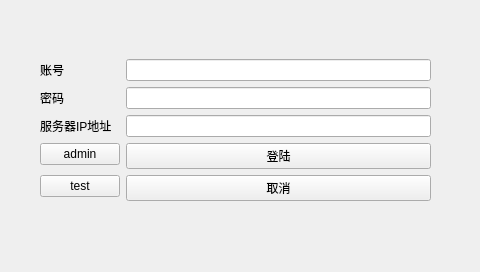
<?xml version="1.0" encoding="UTF-8"?>
<ui version="4.0">
 <class>login</class>
 <widget class="QWidget" name="login">
  <property name="geometry">
   <rect>
    <x>0</x>
    <y>0</y>
    <width>480</width>
    <height>272</height>
   </rect>
  </property>
  <property name="maximumSize">
   <size>
    <width>480</width>
    <height>272</height>
   </size>
  </property>
  <property name="windowTitle">
   <string>login</string>
  </property>
  <widget class="QWidget" name="formLayoutWidget">
   <property name="geometry">
    <rect>
     <x>40</x>
     <y>30</y>
     <width>391</width>
     <height>201</height>
    </rect>
   </property>
   <layout class="QFormLayout" name="formLayout">
    <item row="4" column="0">
     <widget class="QLabel" name="label_2">
      <property name="text">
       <string>密码</string>
      </property>
     </widget>
    </item>
    <item row="5" column="0">
     <widget class="QLabel" name="label_3">
      <property name="text">
       <string>服务器IP地址</string>
      </property>
     </widget>
    </item>
    <item row="3" column="0">
     <widget class="QLabel" name="label">
      <property name="text">
       <string>账号</string>
      </property>
     </widget>
    </item>
    <item row="7" column="1">
     <widget class="QPushButton" name="cancel">
      <property name="text">
       <string>取消</string>
      </property>
     </widget>
    </item>
    <item row="6" column="1">
     <widget class="QPushButton" name="login_2">
      <property name="text">
       <string>登陆</string>
      </property>
     </widget>
    </item>
    <item row="4" column="1">
     <widget class="QLineEdit" name="password">
      <property name="echoMode">
       <enum>QLineEdit::Password</enum>
      </property>
     </widget>
    </item>
    <item row="8" column="1">
     <spacer name="verticalSpacer">
      <property name="orientation">
       <enum>Qt::Vertical</enum>
      </property>
      <property name="sizeHint" stdset="0">
       <size>
        <width>20</width>
        <height>40</height>
       </size>
      </property>
     </spacer>
    </item>
    <item row="1" column="1">
     <spacer name="verticalSpacer_2">
      <property name="orientation">
       <enum>Qt::Vertical</enum>
      </property>
      <property name="sizeHint" stdset="0">
       <size>
        <width>20</width>
        <height>40</height>
       </size>
      </property>
     </spacer>
    </item>
    <item row="5" column="1">
     <widget class="QLineEdit" name="IP"/>
    </item>
    <item row="3" column="1">
     <widget class="QLineEdit" name="account"/>
    </item>
    <item row="6" column="0">
     <widget class="QPushButton" name="adminbtn">
      <property name="text">
       <string>admin</string>
      </property>
     </widget>
    </item>
    <item row="7" column="0">
     <widget class="QPushButton" name="normalbtn">
      <property name="text">
       <string>test</string>
      </property>
     </widget>
    </item>
   </layout>
  </widget>
 </widget>
 <resources/>
 <connections/>
</ui>
